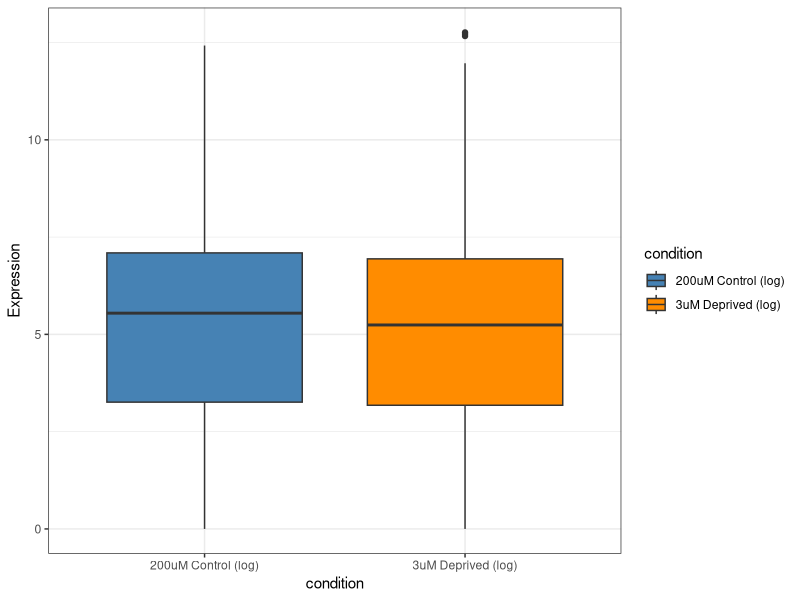
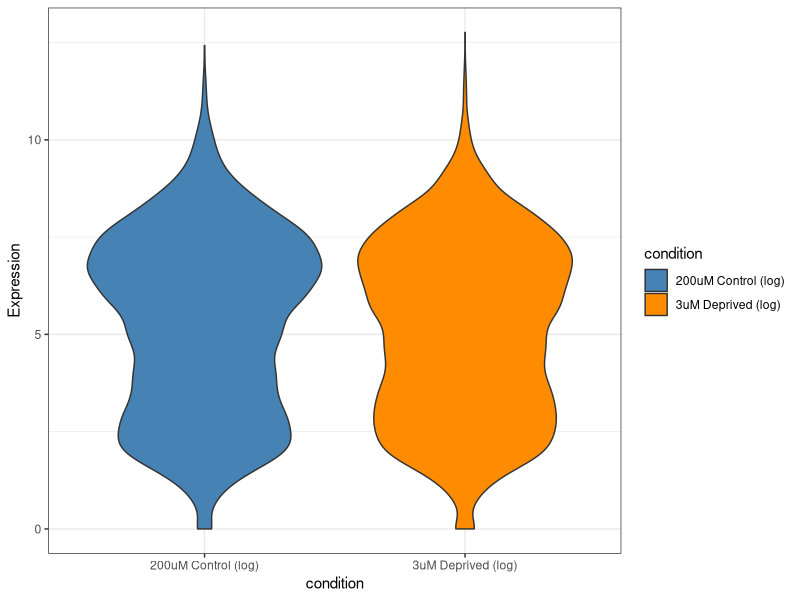
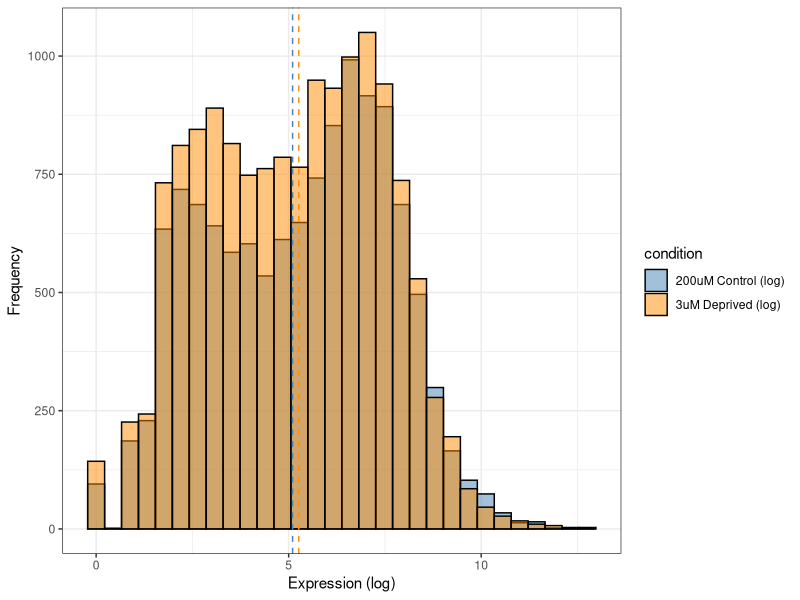

Write R code to recreate these figures, in order.
# Introduction to Computational Statistics
# Jesús Urtasun Elizari: MRC LMS 2026
# Chapter 1: Descriptive statistics



# Exercise 3: 

# 1. Read expression data from RNA-seq experiment.

# First column represents the gene Ensembl ID.

# Samples labelled '200uM' were grown in 200 micro-molar environment, the control condition.
# Samples labelled '3uM' were grown in 3 micro-molar environment, the deprived condition.
# All samples are labelled 'SL_', indicating they were grown in serum. There are three replicates per each group, labelled '_rep1', '_rep2', '_rep3'.

# Each replicate has one column only, storing raw counts. Counts represent the number reads, i.e. the number of times a transcription of that gene was detected.
# Do not average per replicates, just concatenate / "pool" them with the '.flatten()' function.

# 2. Implement manual computation of mean, median, variance and std.

# 3. Compare with numpy / scipy implementation.

# 4. Compute log transformed counts log(counts + 1) for clear visualization.

# 5. Plot data as a box plot, violin and histogram, and plot summary statistics on top of the histogram.



# Import libraries ............................................................

library(ggplot2)
setwd("/Users/jurtasun/Desktop/courses/LMS/2026/lms_computational_statistics/chapter3/solutions")



# Load RNA-seq ................................................................

# Read RNA-seq data
rnaseq <- read.csv("data/rnaseq_counts.cleaned.csv")
cat("\nRNA-seq data\n")
print(head(rnaseq))
cat("\nRNA-seq dimensions:", dim(rnaseq), "\n")

# Extract deprived vs control
rnaseq_3uM <- rnaseq[, grepl("3uM", colnames(rnaseq))]
rnaseq_200uM <- rnaseq[, grepl("200uM", colnames(rnaseq))]

# Remove genes with zero total counts
rnaseq_3uM <- rnaseq_3uM[rowSums(rnaseq_3uM) > 10, ]
rnaseq_200uM <- rnaseq_200uM[rowSums(rnaseq_200uM) > 10, ]

# Concatenate replicates, convert 2D matrix to 1D vector
exp_3uM <- as.vector(as.matrix(rnaseq_3uM))
exp_200uM <- as.vector(as.matrix(rnaseq_200uM))



# Compute mean value ..........................................................

# Manual calculation
compute_mean <- function(data) {
  
  sum(data) / length(data)

}

# Check implementation
cat("\nMean value\n")
cat("3uM (manual):", compute_mean(exp_3uM), "\n")
cat("3uM (R):", mean(exp_3uM), "\n")
cat("200uM deprived (manual):", compute_mean(exp_200uM), "\n")
cat("200uM deprived (R):", mean(exp_200uM), "\n")



# Compute variance ............................................................

# Manual calculation
compute_var <- function(data) {
  
  mean_val <- compute_mean(data)
  squared_diffs <- (data - mean_val) ^ 2
  
  sum(squared_diffs) / length(data)

}

# Check implementation
cat("\nVariance\n")
cat("3uM (manual):", compute_var(exp_3uM), "\n")
cat("3uM (R):", var(exp_3uM) * (length(exp_3uM) - 1) / length(exp_3uM), "\n")
cat("200uM deprived (manual):", compute_var(exp_200uM), "\n")
cat("200uM deprived (R):", var(exp_200uM) * (length(exp_200uM) - 1) / length(exp_200uM), "\n")



# Compute median ..............................................................

# Manual calculation
compute_median <- function(data) {
  
  sorted_data <- sort(data)
  n <- length(sorted_data)
  middle <- n %/% 2
  
  if (n %% 2 == 0) {
    (sorted_data[middle] + sorted_data[middle + 1]) / 2
  } else {
    sorted_data[middle + 1]
  }

}

# Check implementation
cat("\nMedian\n")
cat("3uM (manual):", compute_median(exp_3uM), "\n")
cat("3uM (R):", median(exp_3uM), "\n")
cat("200uM deprived (manual):", compute_median(exp_200uM), "\n")
cat("200uM deprived (R):", median(exp_200uM), "\n")



# Compute std .................................................................

# Manual calculation
compute_std <- function(data) {
  
  compute_var(data) ^ 0.5
  
}

# Check implementation
cat("\nStandard deviation\n")
cat("3uM (manual):", compute_std(exp_3uM), "\n")
cat("3uM (R):", sd(exp_3uM) * sqrt((length(exp_3uM) - 1) / length(exp_3uM)), "\n")
cat("200uM deprived (manual):", compute_std(exp_200uM), "\n")
cat("200uM deprived (R):", sd(exp_200uM) * sqrt((length(exp_200uM) - 1) / length(exp_200uM)), "\n")



# Plot RNA-seq data ...........................................................

# Prepare for plot
log_3uM <- log1p(exp_3uM)
log_200uM <- log1p(exp_200uM)

df <- data.frame(expression = c(log_3uM, log_200uM),
                 condition = rep(c("3uM Deprived (log)", "200uM Control (log)"),
                                 times = c(length(log_3uM), length(log_200uM))))

# Box plot
ggplot(df, aes(x = condition, y = expression, fill = condition)) +
  geom_boxplot() + scale_fill_manual(values = c("steelblue", "darkorange")) +
  labs(y = "Expression") + theme_bw()

# Violin plot
ggplot(df, aes(x = condition, y = expression, fill = condition)) +
  geom_violin() + scale_fill_manual(values = c("steelblue", "darkorange")) +
  labs(y = "Expression") + theme_bw()

# Histogram
ggplot(df, aes(x = expression, fill = condition)) +
  geom_histogram(bins = 30, alpha = 0.5, position = "identity", color = "black") +
  geom_vline(xintercept = c(mean(log_3uM), mean(log_200uM)),
             linetype = "dashed", color = c("steelblue", "darkorange")) +
  scale_fill_manual(values = c("steelblue", "darkorange")) +
  labs(x = "Expression (log)", y = "Frequency") + theme_bw()
